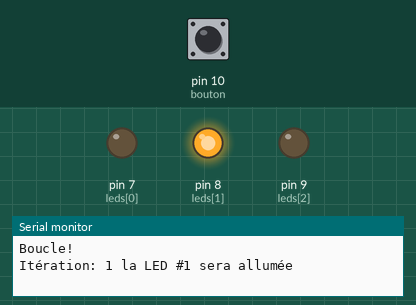
A sketch run on a simulated Arduino Uno, built with avr-gcc and run on an emulated ATmega328P. Parts: output pins drawn as LEDs (lit = HIGH), the last lines printed to the serial monitor. The test bench sets the inputs (shaded band); at power-on: pin 10 (bouton) HIGH.

Above: at 1.2 s.
1.3 s: pin 10 (bouton) pulled LOW for 0.15 s
At 2.6 s:
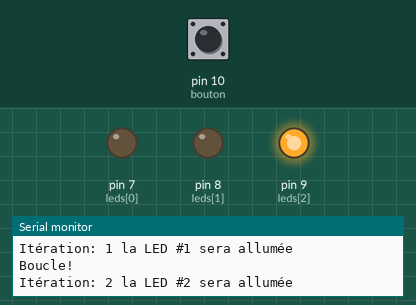
2.9 s: pin 10 (bouton) pulled LOW for 1 s
At 5.1 s:
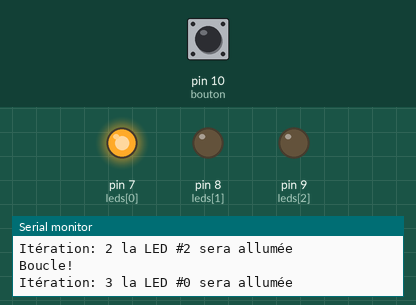
5.4 s: pin 10 (bouton) pulled LOW for 3.2 s
At 9.0 s:
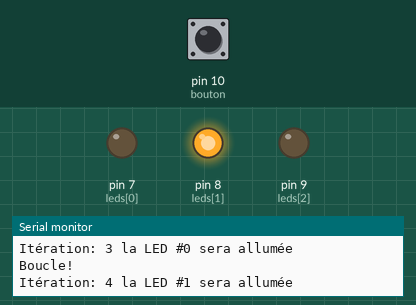
Timing chart, 0 to 10.5 s (numbered marks = the images above; inputs shaded):
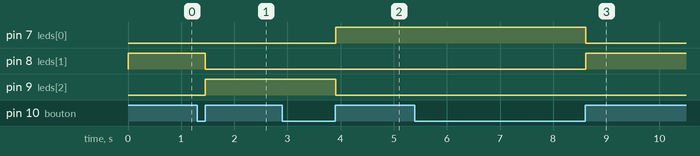

The sketch:

exemple.ino
```cpp
// Ceci est un commentaire (commence par //), ne sera pas interprété
// Comme ce qui commence par "#" en Python

// Dans cet exemple, on suppose qu'on a branché 3 LEDs sur les broches 7 8 et 9
// et un bouton sur la broche 10
// On allume à tour de rôle chacune des LEDs, en passant à la suivante lorsque
// le bouton est appuyé

// On déclare un entier (int) "N" global (accessible dans toutes les
// fonctions)
int N;

// Un tableau de 3 éléments initialisé avec 7, 8 et 9
int leds[3] = {7, 8, 9};

// La broche du bouton est la 10
int bouton = 10;

// Fonction "setup", qui sera appellée une fois au début
void setup(){
  // Ouverture de la communication série
  Serial.begin(115200);

  // Initialisation de variables
  N = 0;

  // Cette boucle sera executée pour k=0, k=1 et k=2 (boucle "for")
  for (int k=0; k<3; k++) {
    // On met les broches correspondantes à celles du tableau "leds" en
    // sortie
    pinMode(leds[k], OUTPUT);
  }

  // Le bouton est mis en entrée, avec la résistance "Pull-Up" interne
  // Dans ce cas, l'autre côté du bouton (qui est connecté quand on appuie dessus)
  // devra être branché à la masse
  pinMode(bouton, INPUT);
  digitalWrite(bouton, HIGH);
}

// Fonction "loop" (boucle), qui sera appellée en boucle
void loop(){
  N = N+1;
  Serial.println("Boucle!");

  // On décide ici quelle LED sera allumée
  // Avec l'opérateur modulo, on aura donc 0, 1, 2, 0, 1, 2 etc.
  int ledAllumee = N%3;

  // Affichera par exemple:
  // Itération 123, la led #0 sera allumée[retour à la ligne]
  Serial.print("Itération: ");
  Serial.print(N);
  Serial.print(" la LED #");
  Serial.print(ledAllumee);
  Serial.print(" sera allumée");
  Serial.println();

  // Encore une fois, pour k de 0 à 2 inclu
  for (int k=0; k<3; k++) {
    if (k == ledAllumee) { // Si k est le numéro de la LED allumée, on
      // la met à "HIGH"
      digitalWrite(leds[k], HIGH);
    } else { // Sinon à "LOW"
      digitalWrite(leds[k], LOW);
    }
  }

  // Tant que le bouton n'est pas appuyé, on attend
  while (digitalRead(bouton) == HIGH) {
    delay(10); // Attend 10 ms
  }

  // Maintenant, on attend que le bouton soit relâché
  while (digitalRead(bouton) == LOW) {
    delay(10); // Attend 10 ms
  }
}
```

Measured:
- after the input at 1.3 s, pin 8 (leds[1]): HIGH → LOW after 0.15 s; pin 9 (leds[2]): LOW → HIGH after 0.15 s
- after the input at 2.9 s, pin 7 (leds[0]): LOW → HIGH after 1.0 s; pin 9 (leds[2]): HIGH → LOW after 1.0 s
- after the input at 5.4 s, pin 7 (leds[0]): HIGH → LOW after 3.2 s; pin 8 (leds[1]): LOW → HIGH after 3.2 s
